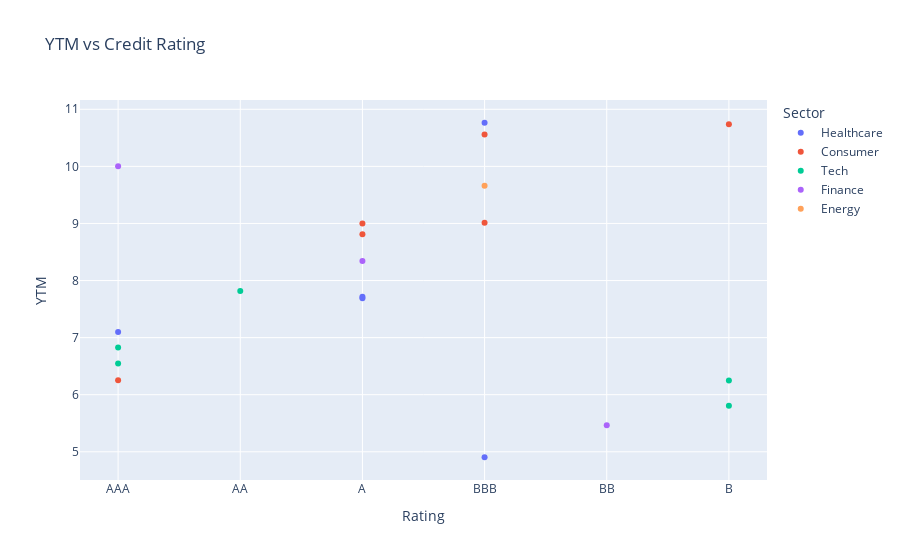

Here is the notebook cell this chart was saved with:
### Code cell
fig3 = px.scatter(
    portfolio,
    x="Rating",
    y="YTM",
    color="Sector",  # optional: color by Sector
    hover_data=["Company"],
    title="YTM vs Credit Rating",
    category_orders={
        "Rating": ["AAA", "AA", "A", "BBB", "BB", "B"]
    }

)
fig3.show()

### Figure 1 — Plotly figure (JSON) as saved in the notebook; plotly's stock layout.template omitted (floating-point values rounded to 4 significant figures)
{"data": [{"customdata": [["Company_1"], ["Company_11"], ["Company_15"], ["Company_17"], ["Company_20"]], "hovertemplate": "Sector=Healthcare<br>Rating=%{x}<br>YTM=%{y}<br>Company=%{customdata[0]}<extra></extra>", "legendgroup": "Healthcare", "marker": {"color": "#636efa", "symbol": "circle"}, "mode": "markers", "name": "Healthcare", "orientation": "v", "showlegend": true, "type": "scatter", "x": ["BBB", "A", "BBB", "AAA", "A"], "xaxis": "x", "y": [4.904, 7.716, 10.76, 7.097, 7.692], "yaxis": "y"}, {"customdata": [["Company_2"], ["Company_4"], ["Company_5"], ["Company_10"], ["Company_13"], ["Company_18"]], "hovertemplate": "Sector=Consumer<br>Rating=%{x}<br>YTM=%{y}<br>Company=%{customdata[0]}<extra></extra>", "legendgroup": "Consumer", "marker": {"color": "#EF553B", "symbol": "circle"}, "mode": "markers", "name": "Consumer", "orientation": "v", "showlegend": true, "type": "scatter", "x": ["AAA", "BBB", "A", "BBB", "A", "B"], "xaxis": "x", "y": [6.253, 9.014, 8.998, 10.56, 8.813, 10.74], "yaxis": "y"}, {"customdata": [["Company_3"], ["Company_7"], ["Company_8"], ["Company_9"], ["Company_12"]], "hovertemplate": "Sector=Tech<br>Rating=%{x}<br>YTM=%{y}<br>Company=%{customdata[0]}<extra></extra>", "legendgroup": "Tech", "marker": {"color": "#00cc96", "symbol": "circle"}, "mode": "markers", "name": "Tech", "orientation": "v", "showlegend": true, "type": "scatter", "x": ["AAA", "B", "AA", "AAA", "B"], "xaxis": "x", "y": [6.548, 5.807, 7.816, 6.828, 6.248], "yaxis": "y"}, {"customdata": [["Company_6"], ["Company_14"], ["Company_16"]], "hovertemplate": "Sector=Finance<br>Rating=%{x}<br>YTM=%{y}<br>Company=%{customdata[0]}<extra></extra>", "legendgroup": "Finance", "marker": {"color": "#ab63fa", "symbol": "circle"}, "mode": "markers", "name": "Finance", "orientation": "v", "showlegend": true, "type": "scatter", "x": ["AAA", "BB", "A"], "xaxis": "x", "y": [10.0, 5.465, 8.344], "yaxis": "y"}, {"customdata": [["Company_19"]], "hovertemplate": "Sector=Energy<br>Rating=%{x}<br>YTM=%{y}<br>Company=%{customdata[0]}<extra></extra>", "legendgroup": "Energy", "marker": {"color": "#FFA15A", "symbol": "circle"}, "mode": "markers", "name": "Energy", "orientation": "v", "showlegend": true, "type": "scatter", "x": ["BBB"], "xaxis": "x", "y": [9.662], "yaxis": "y"}], "layout": {"legend": {"title": {"text": "Sector"}, "tracegroupgap": 0}, "title": {"text": "YTM vs Credit Rating"}, "xaxis": {"anchor": "y", "categoryarray": ["AAA", "AA", "A", "BBB", "BB", "B"], "categoryorder": "array", "domain": [0, 1], "title": {"text": "Rating"}}, "yaxis": {"anchor": "x", "domain": [0, 1], "title": {"text": "YTM"}}}}
